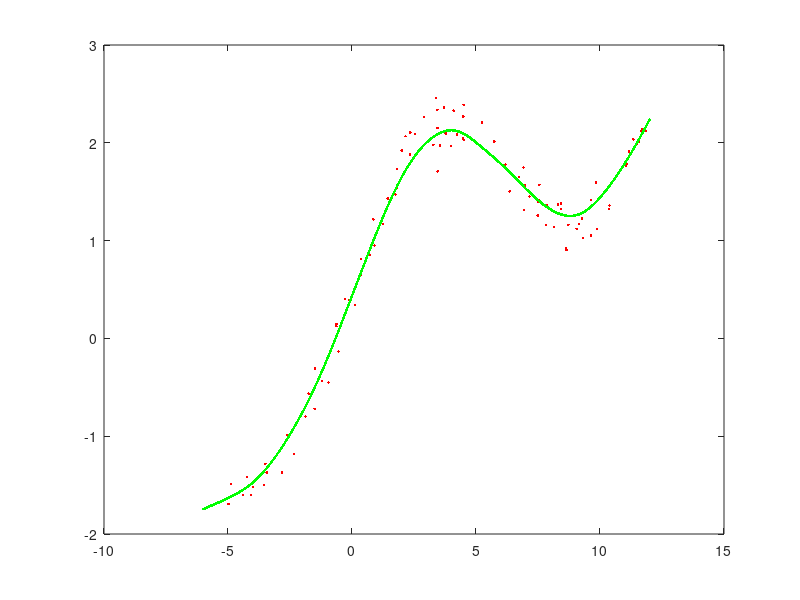

Here is the MATLAB script that generated this plot:
%% locally weighted regression --- a small practice

clear;
load datax.dat;
load datay.dat;
datax = datax;
x = [ones(size(datax'));datax'];
y = datay;
num = size(x,2);
t = -6:0.01:12;
t = t;
theta = inv(x*x')*x*y;
figure(1)
plot(x(2,:),y,'r.')
hold on;
%plot(t,theta' * [ones(size(t)); t],'b');

weight_num = 3;
k = 1;
hold on;
%t = x ;
%t = [t (t(:,1:99)+t(:,2:100))/2];
t = -6:0.01:12;
t = [ones(1,size(t,2));t];
Y_lwr = zeros(1,size(t,2));

for i = 1:size(t,2)
    W = zeros(num, num);
    for j = 1:size(x,2)
        W(j,j) = exp(-(datax(j)-t(2,i))'*(datax(j)-t(2,i))./(2.0*k^2));
    end;
    %W = W + ones(num,1)* 0.5* exp(-(datax' - repmat(datax(i),1,num)).^2./2./(k^2));
    xTx = x * W * x';
    theta = xTx ^(-1) *(x*W*y);
    %theta = inv(x * W * x')*x*W*y;
   % Y_lwr(i) = theta'*[1;t(i)]; 
   Y_lwr(i) = theta'*[1; t(2,i)];
end;
plot(t(2,:),Y_lwr,'g.');
